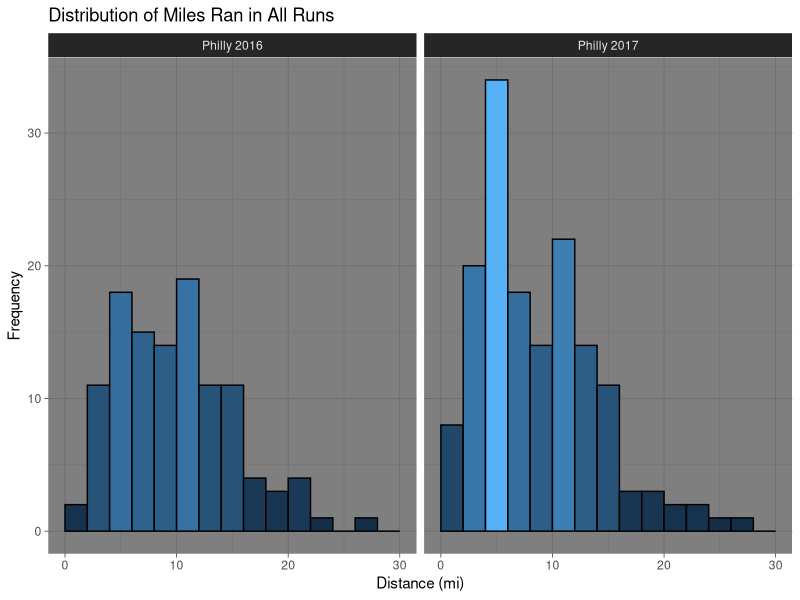
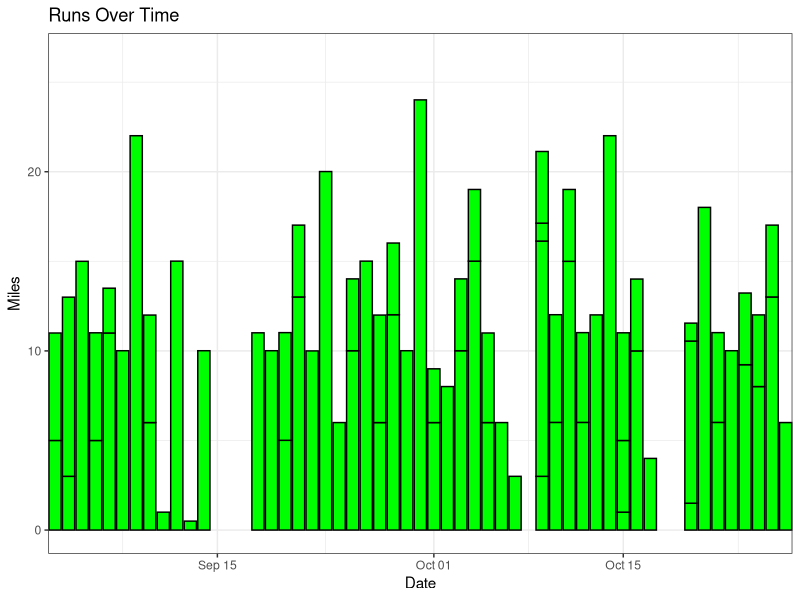
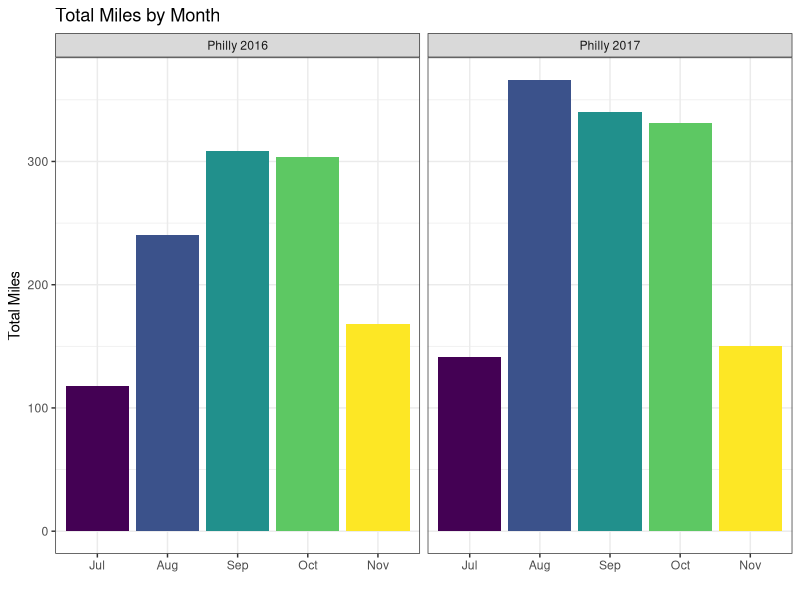
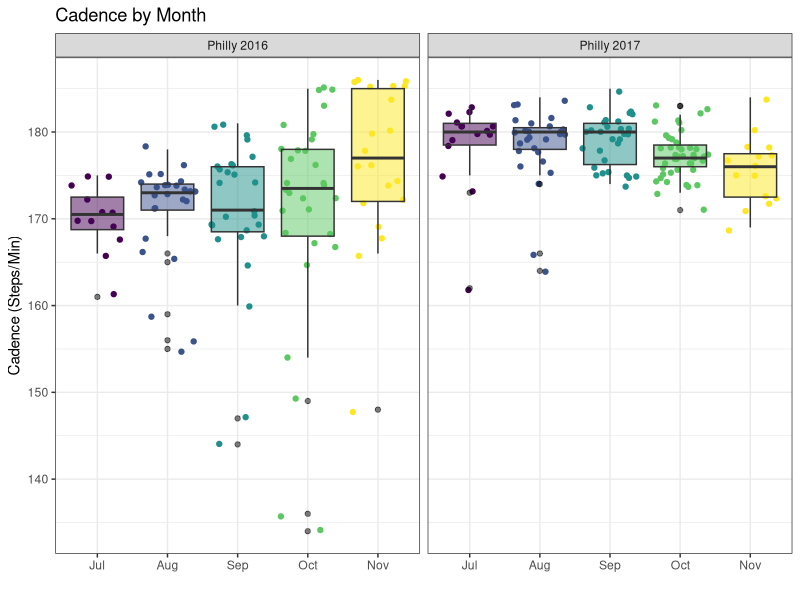
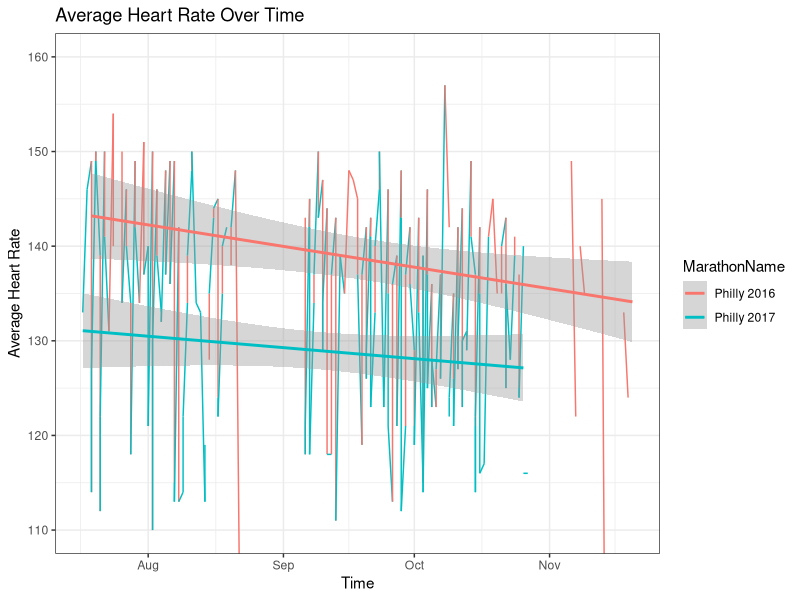
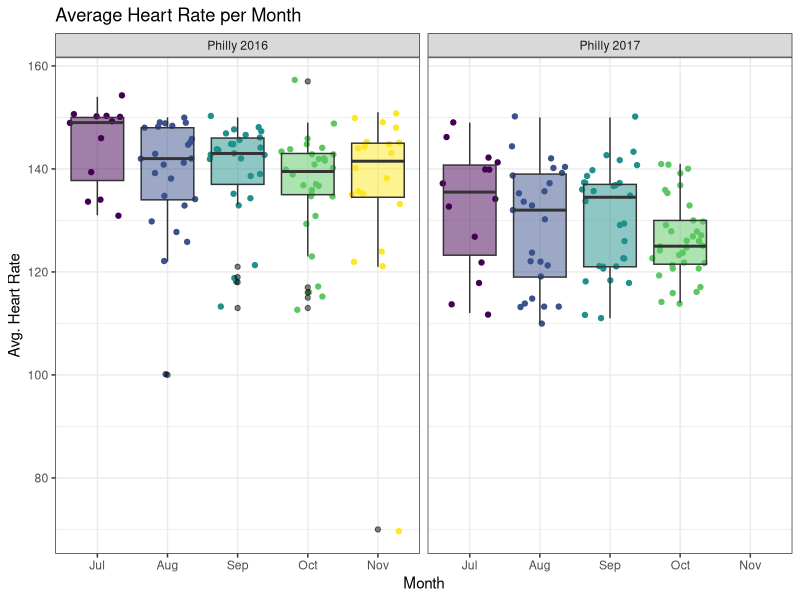
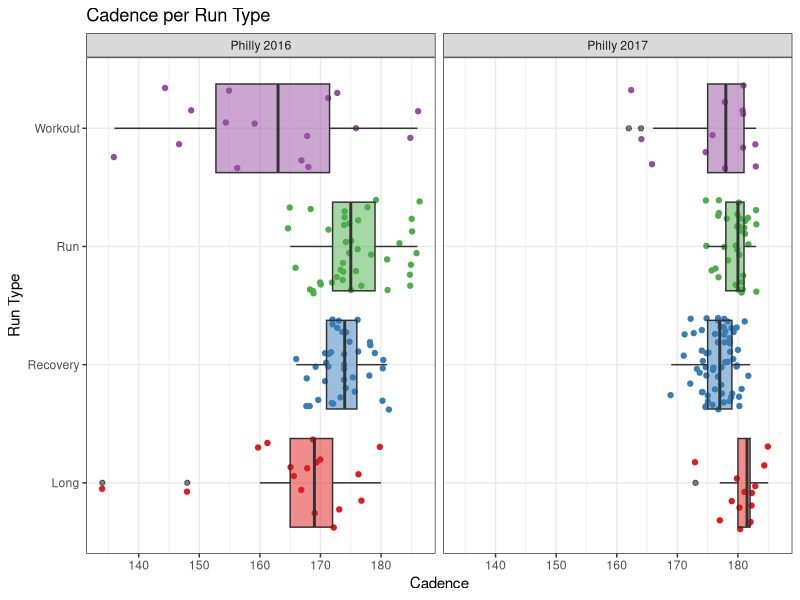
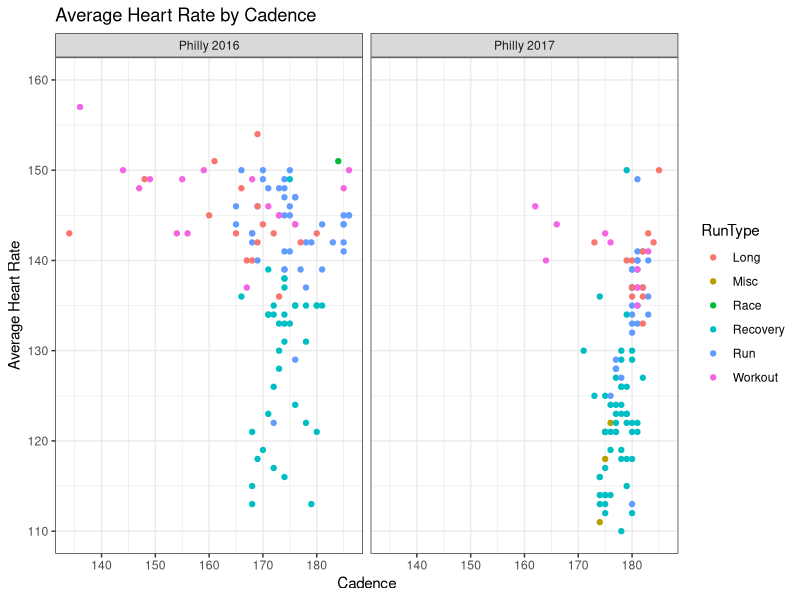

Recreate these plots in R, in order.
## ---- chunk 1
library(tidyverse) # data cleaning and manipulation
library(ggplot2) # plotting
library(lubridate) # dates
library(RColorBrewer) # plotting
library(magrittr) # pipe operations

## load in data files for both races
philly17 <- read.csv("../../Data/2017/cleanedMarathonTrainingData_philly17.csv", stringsAsFactors = F)
philly16 <- read.csv("../../Data/2016/cleanedMarathonTrainingData_philly16.csv", stringsAsFactors = F)

# random missing month value?
philly16[17,"Month"] <- "Aug"

## combine into 1 dataset and remove redundant row
philly <- rbind(philly16,philly17)
philly %<>% select(-X) %>%
  mutate(MarathonName = if_else(Marathon == "ph16","Philly 2016","Philly 2017"))

#glimpse(philly)

table(philly$MarathonName)
## ---- chunk 2
philly %<>%
  mutate(# make POSIXct again
         Time = as.POSIXct(Time),
         Avg.Pace = as.POSIXct(Avg.Pace),
         Best.Pace = as.POSIXct(Best.Pace),
         Date = as.POSIXct(Date),
         StartTime = as.POSIXct(StartTime),
         # make Month an ordered factor
         Month = factor(Month, ordered = TRUE, 
                        levels = c("Jul","Aug","Sep","Oct","Nov")))
## ---- chunk 3
#distance histogram
ggplot(data = philly, aes(x = Distance)) + 
  geom_histogram(binwidth = 2, aes(fill = ..count..), colour = "black", boundary = 2) +
  theme_dark() + 
  scale_x_continuous(limits = c(0, 30)) +
  xlab("Distance (mi)") + 
  ylab("Frequency") + 
  ggtitle("Distribution of Miles Ran in All Runs") + 
  guides(fill = FALSE) +
  facet_grid(~ MarathonName)
## ---- chunk 4
cat("2017 Runs: ")
table(philly$RunCat[philly$Marathon=="ph17"])
cat("2016 Runs: ")
table(philly$RunCat[philly$Marathon=="ph16"])
## ---- chunk 5
philly %>%
  filter(RunCat == "Misc")
## ---- chunk 6
philly %>%
  filter(Marathon == "ph17") %>%
  ggplot(aes(Date, Distance)) + 
    geom_bar(stat="identity", fill = "green", colour = "black") +
    theme_bw() + 
    xlab("Date") + 
    ylab("Miles") + 
    ggtitle("Runs Over Time") +
    guides(fill = FALSE) +
    coord_cartesian(xlim = c(as.POSIXct("2017-09-05", format = "%Y-%m-%d"),
                             as.POSIXct("2017-10-25", format = "%Y-%m-%d")))
## ---- chunk 7
cat("2017 Runs: ")
philly %>% filter(Marathon == "ph17") %>%
  select(Distance) %>%
  summarize(mean = mean(Distance), median = median(Distance), StdDev = sd(Distance),
            Min = min(Distance), Max = max(Distance), Count = n())
cat("2016 Runs: ")
philly %>% filter(Marathon == "ph16") %>%
  select(Distance) %>%
  summarize(mean = mean(Distance), median = median(Distance), StdDev = sd(Distance),
            Min = min(Distance), Max = max(Distance), Count = n())
## ---- chunk 8
#miles by month bars
ggplot(philly, aes(Month, Distance, fill = Month)) + 
  geom_bar(stat="identity") +
  theme_bw() + 
  xlab("") + 
  ylab("Total Miles") + 
  guides(fill=FALSE) +
  ggtitle("Total Miles by Month") +
  facet_grid( ~ MarathonName)
## ---- chunk 9
#avg. cadence grouped by month
ggplot(data = philly, aes(Month, Avg.Cadence)) + 
  geom_jitter(aes(colour = Month)) +
  geom_boxplot(aes(fill = Month), outlier.colour = "black", alpha = 0.5) +
  theme_bw() + 
  xlab("") + 
  ylab("Cadence (Steps/Min)") + 
  theme(legend.position = "none") + 
  ggtitle("Cadence by Month") + 
  facet_grid(~ MarathonName)
## ---- chunk 10
philly %>%
  #filter(Marathon == "ph16") %>%
  ggplot(data = , aes(as.POSIXct(paste(month(Date),'/',day(Date), sep=""),format="%m/%d"), Avg.HR)) + 
    geom_line(aes(group=1, colour = MarathonName)) +
    geom_smooth(method = "lm", se = T, aes(colour = MarathonName)) + 
    theme(axis.text.x = element_blank()) +
    theme_bw() +
    xlab("Time") + 
    ylab("Average Heart Rate") + 
    ggtitle("Average Heart Rate Over Time") + 
    coord_cartesian(ylim = c(110, 160))
## ---- chunk 11
#avg. HR grouped by month
ggplot(data = philly, aes(Month, Avg.HR)) + 
  geom_jitter(aes(colour = Month)) +
  geom_boxplot(aes(fill = Month), outlier.colour = "black", alpha = 0.5) + 
  theme_bw() +
  theme(legend.position = "none") + 
  xlab("Month") + 
  ylab("Avg. Heart Rate") + 
  ggtitle("Average Heart Rate per Month") + facet_grid(~ MarathonName)
## ---- chunk 12
#avg. cadence grouped by month
philly %>%
  filter(RunType != "Race",
         RunType != "Misc") %>%
  ggplot(aes(RunType, Avg.Cadence)) + 
    geom_jitter(aes(colour = RunType)) +
    geom_boxplot(aes(fill = RunType), outlier.colour = "black", alpha = 0.5) +
    theme_bw() +
    theme(legend.position = "none") + 
    scale_colour_brewer(palette = "Set1") +
    scale_fill_brewer(palette = "Set1") +
    xlab("Run Type") + 
    ylab("Cadence") + 
    guides(fill=FALSE) +
    coord_flip() + 
    ggtitle("Cadence per Run Type") +
    facet_grid(~ MarathonName)
## ---- chunk 13
ggplot(data = philly, aes(Avg.Cadence, Avg.HR)) + 
  geom_point(aes(colour = RunType), na.rm = TRUE) +
  theme_bw() +
  xlab("Cadence") + 
  ylab("Average Heart Rate") + 
  scale_y_continuous(limits = c(110, 160)) +
  ggtitle("Average Heart Rate by Cadence") + 
  facet_grid(~ MarathonName)
## ---- chunk 14
#avg. cadence grouped by month
philly %>%
  filter(RunType != "Race",
         RunType != "Misc") %>%
  ggplot(aes(RunType, Avg.HR)) + 
    geom_jitter(aes(colour = RunType)) +
    geom_boxplot(aes(fill = RunType), outlier.colour = "black", alpha = 0.5) +
    theme_bw() +
    theme(legend.position = "none") + 
    xlab("Run Type") + 
    ylab("Avg Heart Rate") + 
    guides(fill=FALSE) +
    coord_flip() + 
    ggtitle("Average Heart Rate per Run Type") + 
    facet_grid(~ MarathonName)
## ---- chunk 15
philly %>%
  filter(Marathon == "ph17") %>%
  arrange(desc(Avg.HR)) %>%
  select("Name","Date","Distance","Avg.HR","Max.HR") %>%
  head(1)
  #philly[which.max(philly[philly$Marathon =="ph17",]$Avg.HR),] %>%
  #select("Name","Date","Distance","Avg.HR","Max.HR")
## ---- chunk 16
philly %>%
  filter(RunType != "Race",
         RunType != "Misc") %>%
  ggplot(aes(as.POSIXct(paste(month(Date),'/',day(Date), sep=""),format="%m/%d"),
                            Avg.Pace, colour = RunType)) + 
    geom_point() +
    geom_smooth(fill = NA) +  
    theme_bw() +
    theme(axis.text.x = element_blank(), axis.text.y = element_blank()) +
    xlab("Date") + 
    ylab("Average Pace (mile/minute)") + 
    ggtitle("Average Pace Over Time") + 
    labs(caption="") + 
    facet_grid(~ MarathonName)
## ---- chunk 17
philly %>%
  filter(Marathon == "ph17",
         RunType != "Race",
         RunType != "Misc") %>%
  ggplot(aes(Date, Avg.Pace, colour = RunType)) + 
    geom_point() +
    geom_smooth(fill = NA) +  
    theme_bw() +
    theme(legend.position = "none", axis.text.x = element_blank(), axis.text.y = element_blank()) +   
    xlab("Date") + 
    ylab("Average Pace (mile/minute)") + 
    ggtitle("Average Pace Over Time") + 
    labs(caption="") + 
    facet_grid(RunType ~ .)
## ---- chunk 18
table(philly$RunType)

philly %>%
  filter(RunType != "Race",
         RunType != "Misc") %>%
  ggplot(aes(RunType,(Avg.Cadence*((hour(Time)*60)+
                                     (minute(Time))+(second(Time)/60))))) + 
    geom_bar(aes(fill = RunType), stat = "identity") +
    theme_bw() + 
    xlab("Run Type") + 
    ylab("Steps") + 
    guides(fill=FALSE) +
    ggtitle("Total Steps Taken by Run Type") +
    facet_grid(~ MarathonName)
## ---- chunk 19
philly %>%
  filter(RunType != "Race",
         RunType != "Misc") %>%
  ggplot(aes(Elev.Gain, Avg.HR)) + 
    geom_point(aes(colour = RunType), na.rm = TRUE) +
    geom_smooth(fill = NA, na.rm = TRUE) +
    theme_bw() + 
    xlab("Elevation Gain (ft.)") + 
    ylab("Average Heart Rate (BPM)") +
    scale_y_continuous(limits = c(110, 160)) +
    ggtitle("Average Heart Rate by Elevation Gain") +
    facet_grid(~ MarathonName)
